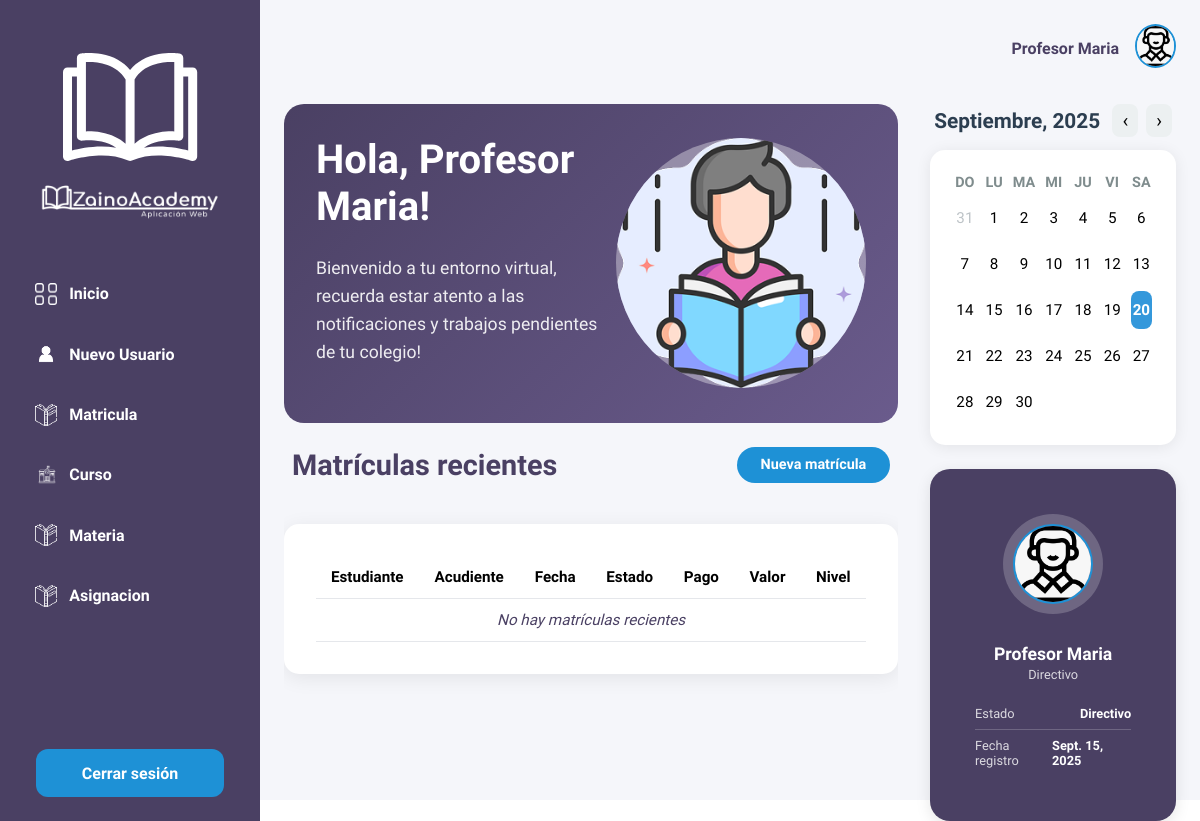
The page /directivos/ (signed in) on the database as committed earlier.
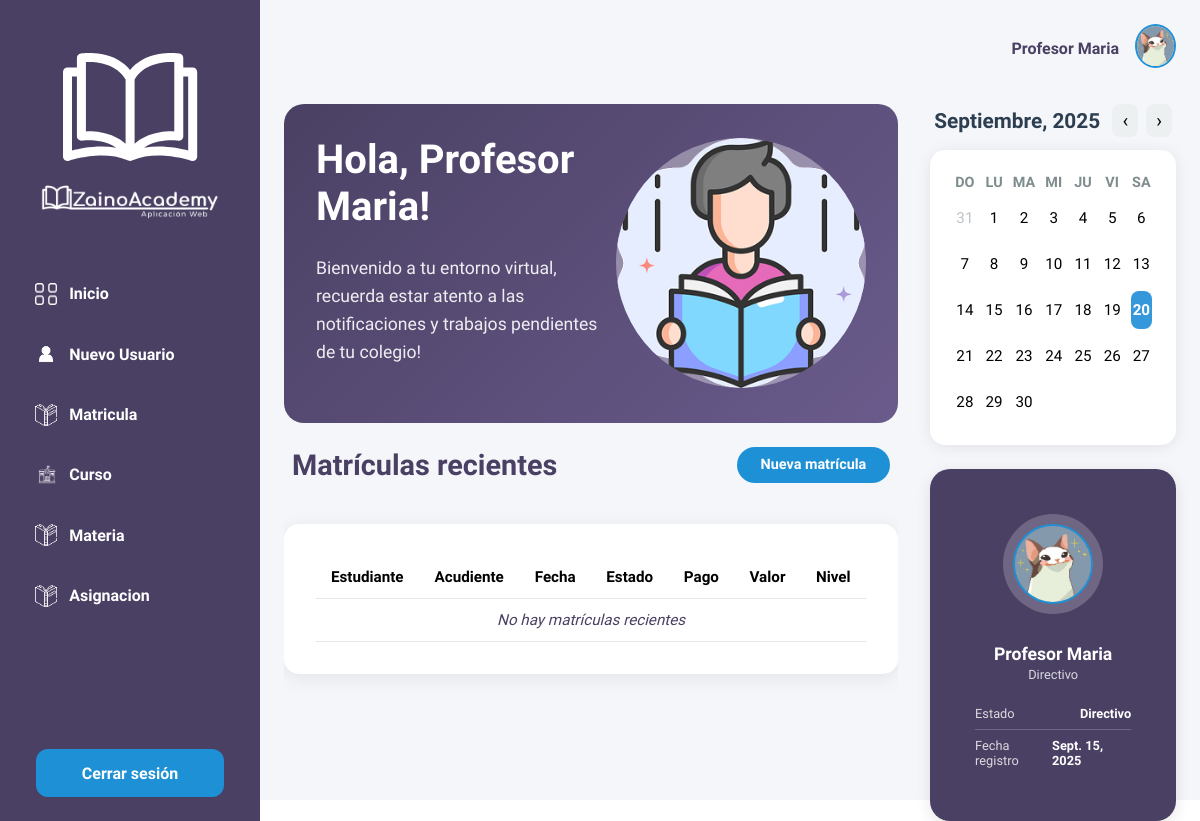
The same page on the database as committed later.
### zainoAcademy_app/models.py (models this page shows, shortened)
class Usuario(models.Model):
    Us_id = models.AutoField(primary_key=True)
    Us_nombre = models.CharField(max_length=30)
    Us_contraseña = models.CharField(max_length=30)
    fecha_registro = models.DateField(auto_now_add=True)
    documento = models.CharField(max_length=30)
    GENERO_CHOICES = [
        ('masculino', 'Masculino'),
        ('femenino', 'Femenino'),
        ('otro', 'Otro'),
        ('prefiero_no_decir', 'Prefiero no decir'),
    ]
    genero = models.CharField(
        max_length=30,
        choices=GENERO_CHOICES,
        blank=False
    )
    correo = models.EmailField(unique=True, null=True, blank=True)
    foto_perfil_usuario = models.ImageField(upload_to='fotos_perfil/', null=True, blank=True)
    TipoUsuario = models.ForeignKey(TipoUsuario, on_delete=models.CASCADE)
    class Meta:
        db_table = 'usuario'

### zainoAcademy_app/views.py (the view)
# urls.py: path('directivos/', views.dashboard_directivos, name='dashboard_directivos'),
def dashboard_directivos(request):
    usuario = get_usuario_from_session(request)
    matriculas_recientes = Matricula.objects.select_related("Estudiantes_Est", "Directivos_Dir")\
        .order_by('-Mat_fecha')[:5]
    return render(request, 'directivos/dashboard_directivos.html', {
        'usuario': usuario,
        'matriculas_recientes': matriculas_recientes
    })

### zainoAcademy_app/context_processors.py (called while the page is built)
def usuario_context(request):
    usuario = None
    try:
        usuario = get_usuario_from_session(request)
    except:
        pass
    return {"usuario": usuario}

### zainoAcademy_app/views.py (called while the page is built)
def get_usuario_from_session(request):
    usuario_id = request.session.get('usuario_id')
    if usuario_id:
        try:
            return Usuario.objects.get(Us_id=usuario_id)
        except Usuario.DoesNotExist:
            return None
    return None

### zainoAcademy_app/templates/directivos/dashboard_directivos.html (shortened to what the changed rows need)
<!DOCTYPE html>
{% load static %}
<html lang="es">
<head>
<link rel="stylesheet" href="{% static 'css/directivos/dashboard_directivosStyles.css' %}">
</head>
<body>
<div class="dashboard-container">
    <main class="main-content">
        <header class="page-header">
            <div class="header-icons">
                <span class="user-name">{{ usuario.Us_nombre }}</span>
                    <a href="{% url 'ver_perfil_directivos' %}">
                        {% if usuario.foto_perfil_usuario %}
                            <img src="{{ usuario.foto_perfil_usuario.url }}" class="user-avatar" alt="Perfil">
                        {% else %}
                            <img src="{% static 'images/acudientes/perfil.png' %}" class="user-avatar" alt="Perfil">
                        {% endif %}
                    </a>
            </div>
        </header>
        <div class="dashboard-content">
            <div class="left-column">
                <div class="greeting-card">
        <div class="greeting-text">
        <h2>Hola, {{ usuario.Us_nombre }}!</h2>
                <p>Bienvenido a tu entorno virtual, recuerda estar atento a las notificaciones y trabajos pendientes de tu colegio!</p>
        </div>
    </div>
                <div class="notifications-section">
    <div class="notifications-section">
    <div class="table-wrapper">
        <table class="styled-table">
            <thead>
                <tr>
                    <th>Estudiante</th>
                    <th>Acudiente</th>
                    <th>Fecha</th>
                    <th>Estado</th>
                    <th>Pago</th>
                    <th>Valor</th>
                    <th>Nivel</th>
                </tr>
            </thead>
        </table>
    </div>
                </div>
            </div>
            </div>
            <div class="right-column">
                <div class="acudient-profile">
                    <div class="student-avatar">
                            <a href="{% url 'ver_perfil_directivos' %}">
                        {% if usuario.foto_perfil_usuario %}
                            <img src="{{ usuario.foto_perfil_usuario.url }}" class="user-avatar" alt="Perfil">
                        {% else %}
                            <img src="{% static 'images/acudientes/perfil.png' %}" class="user-avatar" alt="Perfil">
                        {% endif %}
                    </a>
                    </div>
                    <h4 class="acudient-name">{{ usuario.Us_nombre }}</h4>
                    <p class="acudient-role">Directivo</p>
                    <div class="acudient-info">
                        <div class="info-row">
                        </div>
                        <div class="info-row">
                            <span class="info-label">Fecha registro</span>
                            <span class="info-value">{{ usuario.fecha_registro }}</span>
                        </div>
                    </div>
                </div>
            </div>
        </div>
    </main>
</body>
</html>

Rows that differ between the two databases and show on the page:
changed Usuario "Profesor Maria": foto_perfil_usuario: picture added
